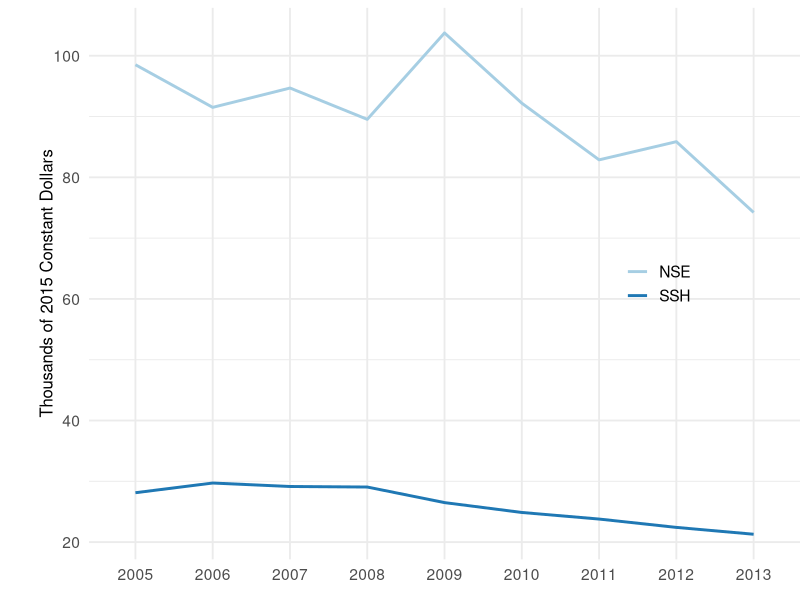
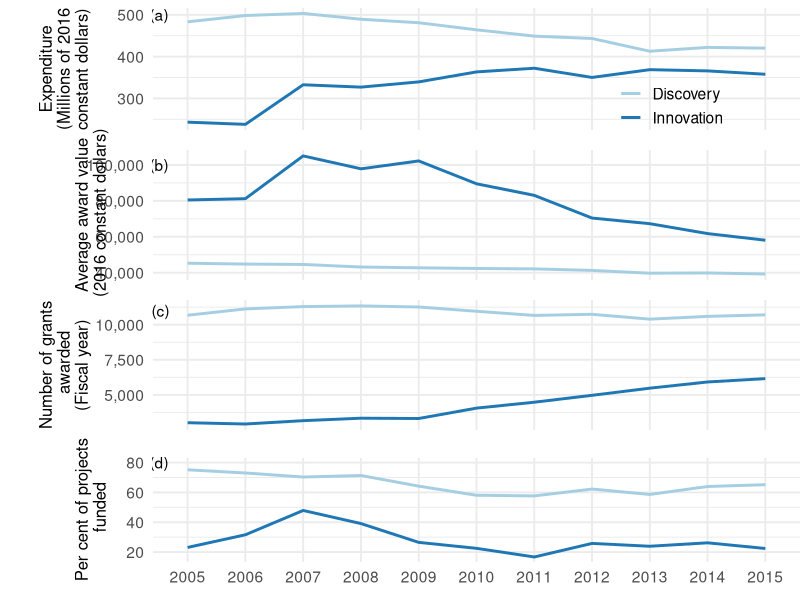
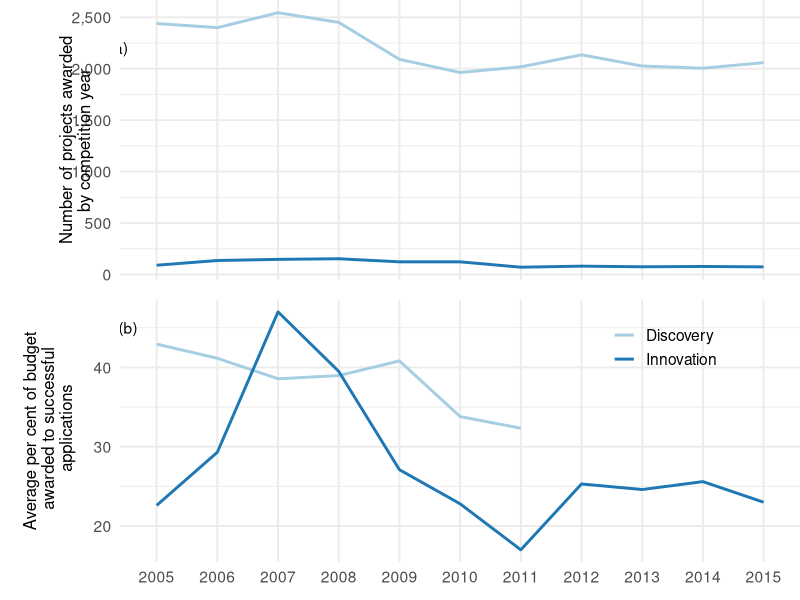
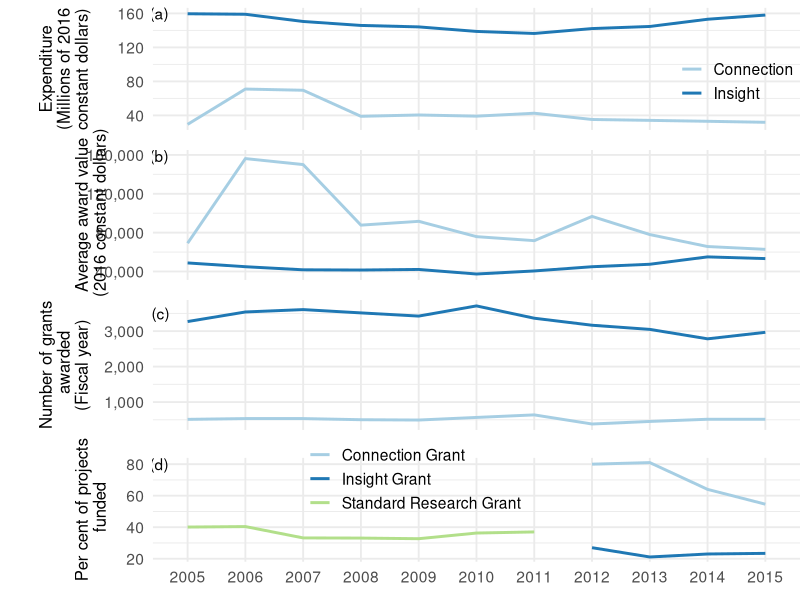
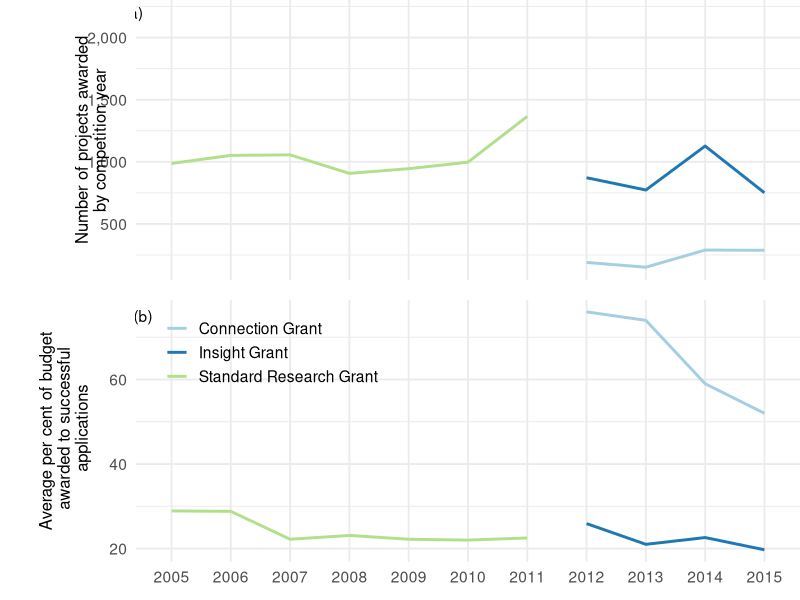
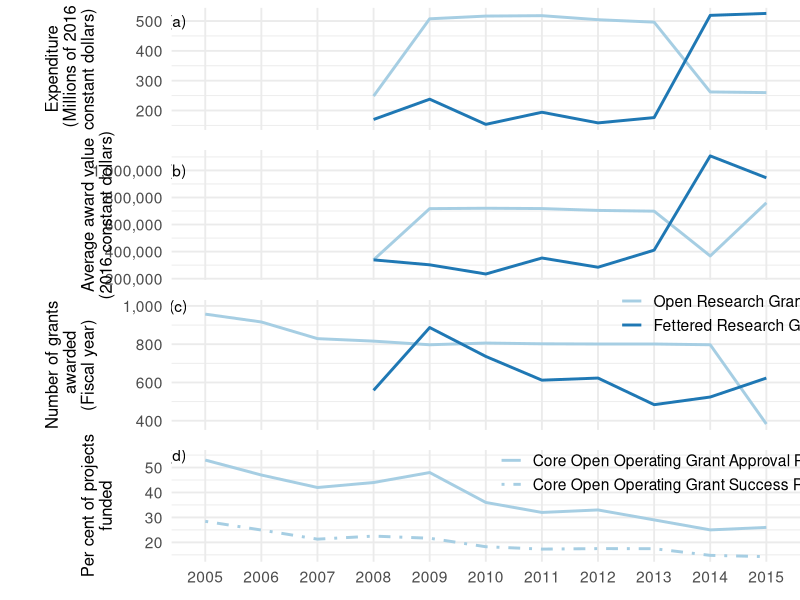

Reproduce these figures in R, in order.

### creating plots for Megan Dodd + Julia Baum for global young academy document
require(tidyr); require(scales); require(gridExtra); require(RColorBrewer); require(ggplot2); require(cowplot)


setwd("/Users/jpwrobinson/Google_Drive/R_PROJECTS_DATA/VISUALISATIONS/global-young-academy-gdp")
setwd("/Users/IMAC3/Google\ Drive/R_PROJECTS_DATA/VISUALISATIONS/global-young-academy-gdp")
setwd("/Users/kristinatietjen/Documents/git_hub/gya-research")
theme_set(theme_minimal(base_size=14))

palette(brewer.pal(n=8, name="Dark2"))

## read in data
dat1<-read.csv("data/from_James/part5-international-july/aug11/NSERC_grants_10Apr.csv", check.names=FALSE)
dat2<-read.csv("data/from_James/part5-international-july/aug11/SSHRC_grants_apr10.csv", check.names=FALSE)
dat3<-read.csv("data/from_James/part5-international-july/aug11/NSERC_success.csv", check.names=FALSE)
dat4<-read.csv("data/from_James/part5-international-july/aug11/SSHRC_success.csv", check.names=FALSE)
dat5<-read.csv("data/from_James/part5-international-july/aug11/CIHR_grants_Apr17.csv", check.names=FALSE)
dat6<-read.csv("data/from_James/part5-international-july/aug11/CIHR_success.csv", check.names=FALSE)
dat7<-read.csv("data/from_James/part5-international-july/aug11/highered_researchers.csv", check.names=FALSE)

#pdf(file="figures/GYA_agencydata_apr10_2017.pdf", height=7, width=11)
# png(file="figures/GYA_agencydata_aug11_2016.png", pointsize=20,height=900, width=1500)
#-----------------------#-----------------------#-----------------------
	#----------------------- GRAPH 1 #-----------------------
#-----------------------#-----------------------#-----------------------

# NSERC

#jpeg(file="figures/jpeg/apr2017/GYA_agencydata_3.1_may28_2017.jpeg")


dat1<-gather(dat1,  Year, value, -panel, -Type)
dat1$value<-as.numeric(dat1$value)


ylabel <- "Expenditure\n (Millions of 2016 \nconstant dollars)"
n1<-ggplot(dat1[dat1$panel=='top',], aes(Year, value, col=Type, group=Type)) + 
  geom_line(size=1) + #scale_x_continuous(breaks=NULL) + 
  labs(x="", y=ylabel) + 
  theme(legend.title=element_blank(),
  	plot.margin=unit(c(0.2,0,-0.2,0.8), "cm"),
  	 axis.title.y=element_text(hjust=0.5, vjust=-1,size=12),
  	 axis.text.x=element_blank(),
  	 strip.background = element_blank(),
  	 legend.position=c(0.8,0.2),
       strip.text.x = element_blank())  +
  scale_y_continuous(labels=comma) +
  scale_colour_manual(values=c(brewer.pal(2, name="Paired")), labels=c("Discovery", "Innovation"))+
    annotate("text", "2005", 500, label="(a)", hjust=2) 
  # facet_wrap(~Type, scales="free")+
  # guides(col=FALSE)

ylabel <- "Average award value\n (2016 constant dollars)"
n2<-ggplot(dat1[dat1$panel=='mid',], aes(Year, value, col=Type, group=Type)) + 
  geom_line(size=1) + #scale_x_continuous(breaks=NULL) + 
  labs(x="", y=ylabel) + 
  theme(legend.title=element_blank(),
  	plot.margin=unit(c(0,0,-0.2,0.45), "cm"),
  	 axis.title.y=element_text(hjust=0.5, vjust=-1,size=12),
  	 axis.text.x=element_blank(),
  	 strip.background = element_blank(),
  	 legend.position=c(0.8,0.8),
       strip.text.x = element_blank())  +
  scale_y_continuous(labels=comma)+
  scale_colour_manual(values=c(brewer.pal(2, name="Paired")))+
    annotate("text", "2005", 100000, label="(b)", hjust=2) +
  # facet_wrap(~Type, scales="free")+
  guides(col=FALSE)

ylabel <- "Number of grants\n awarded\n(Fiscal year)"
n3<-ggplot(dat1[dat1$panel=='bot',], aes(Year, value, col=Type, group=Type)) + 
  geom_line(size=1) + #scale_x_continuous(breaks=NULL) + 
  labs(x="", y=ylabel) + 
  theme(legend.title=element_blank(),
  	plot.margin=unit(c(0,0,-0.2,0.2), "cm"),
  	 axis.title.y=element_text(hjust=0.5, vjust=-1,size=12),
  	 #axis.text.x=element_text(angle=0),
  	axis.text.x=element_blank(),
  	 strip.background = element_blank(),
  	 legend.position=c(0.8,0.1),
       strip.text.x = element_blank())  +
  scale_y_continuous(labels=comma)+
  scale_colour_manual(values=c(brewer.pal(2, name="Paired")))+
    annotate("text", "2005", 11000, label="(c)", hjust=2) +
  # facet_wrap(~Type, scales="free")+
  guides(col=FALSE)

#print(grid.arrange(g1, g2, g3, nrow=3))

#dev.off()

#-----------------------#-----------------------#-----------------------
#----------------------- GRAPH 2 #-----------------------
#-----------------------#-----------------------#-----------------------

# NSERC grants success

dat3<-read.csv("data/from_James/part5-international-july/aug11/NSERC_success.csv", check.names=FALSE)
dat3<-gather(dat3,  Year, value, -panel, -Type)
dat3$value<-as.numeric(dat3$value)
#dat3$star<-"nostar"
#dat3$star[dat3$Type=="Discovery Grants Success Rate" & dat3$Year%in%c('2012', '2013', '2014', '2015')]<-'star'
#dat3$star[dat3$Type=="Discovery Grants Number of Awards" & dat3$value%in%c(2135, 2026, 2005, 2059)]<-'star'



ylabel <- "Per cent of projects\n funded"
n4<-ggplot(dat3[dat3$panel=='top',], aes(Year, value, col=Type, group=Type)) + 
  geom_line(size=1) + #scale_x_continuous(breaks=NULL) + 
  #geom_point(data=dat3[dat3$panel=='top' & dat3$star=='star',], aes(Year, value), col='red', shape=8)+
  labs(x="", y=ylabel) + 
  theme(legend.title=element_blank(),
        plot.margin=unit(c(0.2,0,-0.2,0.4), "cm"),
        axis.title.y=element_text(hjust=0.5, vjust=-1,size=12),
        #axis.text.x=element_blank(),
        axis.text.x=element_text(angle=0),
        strip.background = element_blank(),
        legend.position=c(0.9,0.4),
        strip.text.x = element_blank())  +
  scale_y_continuous(labels=comma) +
  scale_colour_manual(values=c(brewer.pal(2, name="Paired")), labels=c("Discovery", "Innovation"))+
  annotate("text", "2005", 80, label="(d)", hjust=2) +
# facet_wrap(~Type, scales="free")+
 guides(col=FALSE)

ylabel <- "Number of projects awarded\nby competition year"
n5<-ggplot(dat3[dat3$panel=='mid',], aes(Year, value, col=Type, group=Type)) + 
  geom_line(size=1) + #scale_x_continuous(breaks=NULL) + 
  #geom_point(data=dat3[dat3$panel=='mid' & dat3$star=='star',], aes(Year, value), col='red', shape=8)+
  labs(x="", y=ylabel) + 
  theme(legend.title=element_blank(),
        plot.margin=unit(c(0,0,-0.2,0.3), "cm"),
        axis.title.y=element_text(hjust=0.5, vjust=-1,size=12),
        axis.text.x=element_blank(),
        strip.background = element_blank(),
        legend.position=c(0.8,0.8),
        strip.text.x = element_blank())  +
  scale_y_continuous(labels=comma)+
  scale_colour_manual(values=c(brewer.pal(2, name="Paired")))+
  annotate("text", "2005", 2200, label="(a)", hjust=2.5) +
  # facet_wrap(~Type, scales="free")+
  guides(col=FALSE)

ylabel <- "Average per cent of budget\n awarded to successful\n applications"
n6<-ggplot(dat3[dat3$panel=='bot',], aes(Year, value, col=Type, group=Type)) + 
  geom_line(size=1) + #scale_x_continuous(breaks=NULL) + 
  labs(x="", y=ylabel) + 
  theme(legend.title=element_blank(),
        plot.margin=unit(c(0,0,-0.2,0.4), "cm"),
        axis.title.y=element_text(hjust=0.5, vjust=-1,size=12),
        axis.text.x=element_text(angle=0),
        strip.background = element_blank(),
        legend.position=c(0.8,0.82),
        strip.text.x = element_blank())  +
  scale_y_continuous(labels=comma)+
  scale_colour_manual(values=c(brewer.pal(2, name="Paired")), labels=c("Discovery", "Innovation"))+
  annotate("text", "2005", 45, label="(b)", hjust=2) #+
  # facet_wrap(~Type, scales="free")+
  #guides(col=FALSE)

library("cowplot")
#print(grid.arrange(g1, g2, g3, nrow=3))
#print(grid.arrange(n1, n2, n3, n4, heights=c(0.25,0.25,0.25,0.25), nrow=4))

pdf(file="figures/from_James/GYA_agencydata_3.1_4panels_may28_2017.pdf", height=7, width=11)
plot_grid(n1, n2, n3, n4, align = "v", nrow = 4, rel_heights = c(1/4, 1/4, 1/4, 1/4))
dev.off()


pdf(file="figures/from_James/GYA_agencydata_b1_may28_2017.pdf", height=7, width=11)
plot_grid(n5,n6, align="v", nrow = 2, rel_heights = c(1/2, 1/2))

dev.off()


#-----------------------#-----------------------#-----------------------
	#----------------------- GRAPH 3 #-----------------------
#-----------------------#-----------------------#-----------------------

# SSHRC
#pdf(file="figures/GYA_agencydata_3.2_apr10_2017.pdf", height=7, width=11)


dat2<-gather(dat2,  Year, value, -panel, -Type)
dat2$value<-as.numeric(dat2$value)


ylabel <- "Expenditure\n (Millions of 2016 \nconstant dollars)"
s1<-ggplot(dat2[dat2$panel=='top',], aes(Year, value, col=Type, group=Type)) + 
  geom_line(size=1) + #scale_x_continuous(breaks=NULL) + 
  labs(x="", y=ylabel) + 
  theme(legend.title=element_blank(),
  	plot.margin=unit(c(0.2,0,-0.2,0.8), "cm"),
  	 axis.title.y=element_text(hjust=0.5, vjust=-1,size=12),
  	 axis.text.x=element_blank(),
  	 strip.background = element_blank(),
  	 legend.position=c(0.9,0.4),
       strip.text.x = element_blank())  +
  scale_y_continuous(labels=comma) +
  scale_colour_manual(values=c(brewer.pal(2, name="Paired")), labels=c("Connection", "Insight"))+
    annotate("text", "2005", 160, label="(a)", hjust=2) 
  # facet_wrap(~Type, scales="free")+
  # guides(col=FALSE)

ylabel <- "Average award value\n (2016 constant dollars)"
s2<-ggplot(dat2[dat2$panel=='mid',], aes(Year, value, col=Type, group=Type)) + 
  geom_line(size=1) + #scale_x_continuous(breaks=NULL) + 
  labs(x="", y=ylabel) + 
  theme(legend.title=element_blank(),
  	plot.margin=unit(c(0,0,-0.2,0.45), "cm"),
  	 axis.title.y=element_text(hjust=0.5, vjust=-1,size=12),
  	 axis.text.x=element_blank(),
  	 strip.background = element_blank(),
  	 legend.position=c(0.8,0.8),
       strip.text.x = element_blank())  +
  scale_y_continuous(labels=comma)+
  scale_colour_manual(values=c(brewer.pal(2, name="Paired")))+
    annotate("text", "2005", 159000, label="(b)", hjust=2) +
  # facet_wrap(~Type, scales="free")+
  guides(col=FALSE)

ylabel <- "Number of grants\n awarded\n(Fiscal year)"
s3<-ggplot(dat2[dat2$panel=='bot',], aes(Year, value, col=Type, group=Type)) + 
  geom_line(size=1) + #scale_x_continuous(breaks=NULL) + 
  labs(x="", y=ylabel) + 
  theme(legend.title=element_blank(),
  	plot.margin=unit(c(0,0,-0.2,0.4), "cm"),
  	 axis.title.y=element_text(hjust=0.5, vjust=-1,size=12),
  	 axis.text.x=element_blank(),
  	 strip.background = element_blank(),
  	 legend.position=c(0.8,0.1),
       strip.text.x = element_blank())  +
  scale_y_continuous(labels=comma)+
  scale_colour_manual(values=c(brewer.pal(2, name="Paired")))+
    annotate("text", "2005", 3500, label="(c)", hjust=2) +
  # facet_wrap(~Type, scales="free")+
  guides(col=FALSE)


#print(grid.arrange(s1, s2, s3, nrow=3))

#dev.off()


#-----------------------#-----------------------#-----------------------
#----------------------- GRAPH 4 #-----------------------
#-----------------------#-----------------------#-----------------------

# SSHRC grant success

dat4<-read.csv("data/from_James/part5-international-july/aug11/SSHRC_success.csv", header=TRUE, check.names=FALSE)
dat4<-gather(dat4,  Year, value, -panel, -Type)


dat4$value <- sapply(dat4$value, as.character)
dat4$value[is.na(dat4$value)] <- " "

dat4$value<-as.numeric(dat4$value)

#dat3$star<-"nostar"
#dat3$star[dat3$Type=="Discovery Grants Success Rate" & dat3$Year%in%c('2012', '2013', '2014', '2015')]<-'star'
#dat3$star[dat3$Type=="Discovery Grants Number of Awards" & dat3$value%in%c(2135, 2026, 2005, 2059)]<-'star'


ylabel <- "Per cent of projects\n funded"
s4<-ggplot(dat4[dat4$panel=='top',], aes(Year, value, col=Type, group=Type)) + 
  geom_line(size=1) + #scale_x_continuous(breaks=NULL) + 
  labs(x="", y=ylabel) + 
  theme(legend.title=element_blank(),
        plot.margin=unit(c(0.2,0,-0.2,0.8), "cm"),
        axis.title.y=element_text(hjust=0.5, vjust=-1,size=12),
        axis.text.x=element_text(angle=0),
        strip.background = element_blank(),
        legend.position=c(0.4,0.8),
        strip.text.x = element_blank())  +
  scale_y_continuous(labels=comma) +
  scale_colour_manual(values=c(brewer.pal(2, name="Paired")), labels=c("Connection Grant", "Insight Grant", "Standard Research Grant"))+
  annotate("text", "2005", 80, label="(d)", hjust=2) 
# facet_wrap(~Type, scales="free")+
# guides(col=FALSE)


ylabel <- "Number of projects awarded\nby competition year"
s5<-ggplot(dat4[dat4$panel=='mid',], aes(Year, value, col=Type, group=Type)) + 
  geom_line(size=1) + #scale_x_continuous(breaks=NULL) + 
  #geom_point(data=dat4[dat4$panel=='mid' & dat4$star=='star',], aes(Year, value), col='red', shape=8)+
  labs(x="", y=ylabel) + 
  theme(legend.title=element_blank(),
        plot.margin=unit(c(0,0,-0.2,0.3), "cm"),
        axis.title.y=element_text(hjust=0.5, vjust=-1,size=12),
        axis.text.x=element_blank(),
        strip.background = element_blank(),
        legend.position=c(0.5,0.5),
        strip.text.x = element_blank())  +
  scale_y_continuous(labels=comma)+
  scale_colour_manual(values=c(brewer.pal(2, name="Paired")), labels=c("Connection Grant", "Insight Grant", "Standard Research Grant"))+
  annotate("text", "2005", 2200, label="(a)", hjust=2.5) +
  # facet_wrap(~Type, scales="free")+
  guides(col=FALSE)


ylabel <- "Average per cent of budget\n awarded to successful\n applications"
s6<-ggplot(dat4[dat4$panel=='bot',], aes(Year, value, col=Type, group=Type)) + 
  geom_line(size=1) + #scale_x_continuous(breaks=NULL) + 
  labs(x="", y=ylabel) + 
  theme(legend.title=element_blank(),
        plot.margin=unit(c(0,0,-0.2,0.8), "cm"),
        axis.title.y=element_text(hjust=0.5, vjust=-1,size=12),
        axis.text.x=element_text(angle=0),
        strip.background = element_blank(),
        legend.position=c(0.2,0.8),
        strip.text.x = element_blank())  +
  scale_y_continuous(labels=comma)+
  scale_colour_manual(values=c(brewer.pal(2, name="Paired")), labels=c("Connection Grant", "Insight Grant", "Standard Research Grant"))+
  annotate("text", "2005", 75, label="(b)", hjust=2) #+
  # facet_wrap(~Type, scales="free")+
  #guides(col=FALSE)


#print(grid.arrange(s4, s5, nrow=2))

pdf(file="figures/from_James/GYA_agencydata_3.2_4panels_may28_2017.pdf", height=7, width=11)
#print(grid.arrange(s1, s2, s3,s4, nrow=4))
plot_grid(s1, s2, s3, s4, align = "v", nrow = 4, rel_heights = c(1/4, 1/4, 1/4, 1/4))
dev.off()

pdf(file="figures/from_James/GYA_agencydata_b2_may28_2017.pdf", height=7, width=11)
plot_grid(s5, s6, align = "v", nrow = 2, rel_heights = c(1/2, 1/2))
dev.off()

#-----------------------#-----------------------#-----------------------
	#----------------------- GRAPH 5 #-----------------------
#-----------------------#-----------------------#-----------------------

# CIHR grants


pdf(file="figures/from_James/GYA_agencydata_3.3_14Jun.pdf", height=7, width=11)

dat5<-gather(dat5,  Year, value, -panel, -Type)
dat5$value<-as.numeric(dat5$value)


ylabel <- "Expenditure\n (Millions of 2016\nconstant dollars)"
g1<-ggplot(dat5[dat5$panel=='top',], aes(Year, value, col=Type, group=Type)) + 
  geom_line(size=1) + #scale_x_continuous(breaks=NULL) + 
  labs(x="", y=ylabel) + 
  theme(legend.title=element_blank(),
  	plot.margin=unit(c(0.2,0,-0.2,0.5), "cm"),
  	 axis.title.y=element_text(hjust=0.5, vjust=-1,size=12),
  	 axis.text.x=element_blank(),
  	 strip.background = element_blank(),
  	 legend.position=c(0.9,0.4),
       strip.text.x = element_blank())  +
  scale_y_continuous(labels=comma) +
    annotate("text", "2005", 500, label="(a)", hjust=2) +
    scale_colour_manual(values=c(brewer.pal(2, name="Paired")))+
  # facet_wrap(~Type, scales="free")+
  guides(col=FALSE)

ylabel <- "Average award value\n(2016 constant dollars)"
g2<-ggplot(dat5[dat5$panel=='mid',], aes(Year, value, col=Type, group=Type)) + 
  geom_line(size=1) + #scale_x_continuous(breaks=NULL) + 
  labs(x="", y=ylabel) + 
  theme(legend.title=element_blank(),
  	plot.margin=unit(c(0,0,-0.2,0.15), "cm"),
  	 axis.title.y=element_text(hjust=0.5, vjust=-1,size=12),
  	 axis.text.x=element_blank(),
  	 strip.background = element_blank(),
  	 legend.position=c(0.8,0.8),
       strip.text.x = element_blank())  +
  scale_y_continuous(labels=comma)+
  scale_colour_manual(values=c(brewer.pal(2, name="Paired")))+
    annotate("text", "2005", 1000000, label="(b)", hjust=2) +
  # facet_wrap(~Type, scales="free")+
  guides(col=FALSE)

ylabel <- "Number of grants\n awarded\n(Fiscal year)"
g3<-ggplot(dat5[dat5$panel=='bot',], aes(Year, value, col=Type, group=Type)) + 
  geom_line(size=1) + #scale_x_continuous(breaks=NULL) + 
  labs(x="", y=ylabel) + 
  theme(legend.title=element_blank(),
  	plot.margin=unit(c(0,0,-0.2,0.45), "cm"),
  	 axis.title.y=element_text(hjust=0.5, vjust=-1,size=12),
  	 axis.text.x=element_blank(),
  	 strip.background = element_blank(),
  	 legend.position=c(0.88,0.9),
       strip.text.x = element_blank())  +
  scale_y_continuous(labels=comma)+
  scale_colour_manual(values=c(brewer.pal(2, name="Paired")))+
    annotate("text", "2005", 1000, label="(c)", hjust=2) +
  # facet_wrap(~Type, scales="free")+
scale_colour_manual(values=c(brewer.pal(2, name="Paired")), labels=c("Open Research Grants", "Fettered Research Grants"))




#-----------------------#-----------------------#-----------------------
	#----------------------- GRAPH 6 #-----------------------
#-----------------------#-----------------------#-----------------------

# CIHR grant success


dat6<-gather(dat6,  Year, value, -Type)
dat6$value<-as.numeric(dat6$value)


ylabel <- "Per cent of projects\nfunded"
g4<-ggplot(dat6, aes(Year, value, linetype=Type, group=Type )) + 
  geom_line(size=1, col='#a6cee3') + #scale_x_continuous(breaks=NULL) + 
  labs(x="", y=ylabel) + 
  theme(legend.title=element_blank(),
        plot.margin=unit(c(0,0,-0.2,0.95), "cm"),
        axis.title.y=element_text(hjust=0.5, vjust=-1,size=12),
        axis.text.x=element_text(angle=0),
        strip.background = element_blank(),
        legend.position=c(0.8,0.8),
        strip.text.x = element_blank())  +
  scale_y_continuous(labels=comma) +
  #scale_colour_manual(values=('#a6cee3')) +
  annotate("text", "2005", 55, label="(d)", hjust=2) +scale_linetype_manual(values=c("solid", "dotdash")) 

#print(grid.arrange(g1, g2, g3,g4, nrow=4))
plot_grid(g1, g2, g3, g4, align = "v", nrow = 4, rel_heights = c(1/4, 1/4, 1/4, 1/4))

dev.off()
#-----------------------#-----------------------#-----------------------
  #----------------------- GRAPH 7 #-----------------------
#-----------------------#-----------------------#-----------------------
dat7<-read.csv("data/from_James/part5-international-july/aug11/highered_researchers.csv", check.names=FALSE)

dat7<-gather(dat7,  Year, value, -type)
dat7$value<-as.numeric(dat7$value)


ylabel <- "Thousands of 2015 Constant Dollars"
g<-ggplot(dat7, aes(Year, value, col=type, group=type)) + 
  geom_line(size=1) + #scale_x_continuous(breaks=NULL) + 
  labs(x="", y=ylabel) + 
  theme(legend.title=element_blank(),
    plot.margin=unit(c(0.2,0,-0.2,0.8), "cm"),
     axis.title.y=element_text(hjust=0.5, vjust=-1,size=12),
     # axis.text.x=element_blank(),
     strip.background = element_blank(),
     legend.position=c(0.8,0.5),
       strip.text.x = element_blank())  +
  scale_y_continuous(labels=comma) +
  scale_colour_manual(values=c(brewer.pal(2, name="Paired")), labels=c("NSE", "SSH"))
    # annotate("text", "2005", 55, label="(a)", hjust=2) 
  # facet_wrap(~type, scales="free")+
  # guides(col=FALSE)
print(g)



dev.off()


